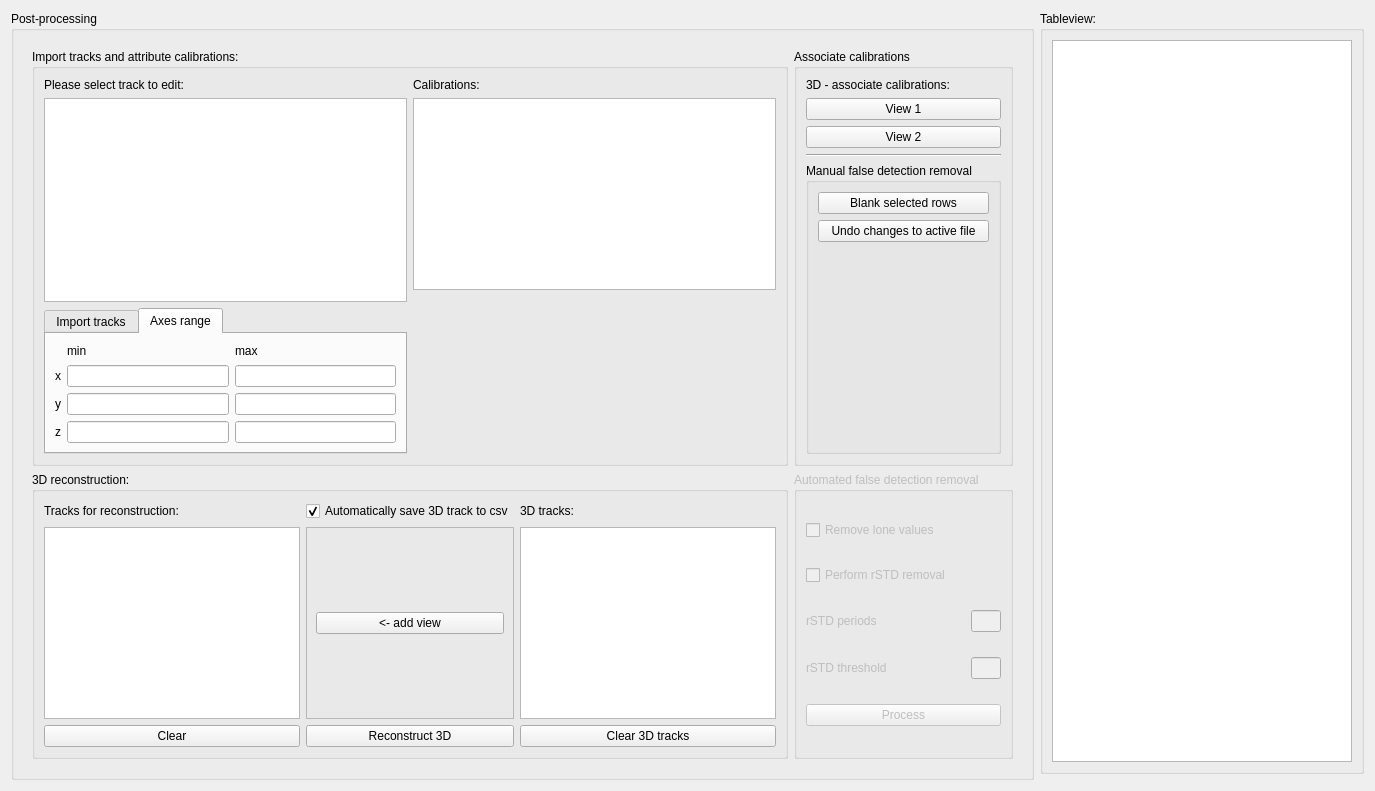
      <widget class="QWidget" name="tab_5">
       <attribute name="title">
        <string>Processing</string>
       </attribute>
       <layout class="QGridLayout" name="gridLayout_14">
        <item row="0" column="1">
         <widget class="QGroupBox" name="groupBox_5">
          <property name="title">
           <string>Tableview:</string>
          </property>
          <layout class="QVBoxLayout" name="verticalLayout_2">
           <item>
            <widget class="QTableView" name="pp_TV">
             <property name="minimumSize">
              <size>
               <width>300</width>
               <height>0</height>
              </size>
             </property>
            </widget>
           </item>
          </layout>
         </widget>
        </item>
        <item row="0" column="0" rowspan="2">
         <widget class="QGroupBox" name="groupBox_9">
          <property name="enabled">
           <bool>true</bool>
          </property>
          <property name="title">
           <string>Post-processing</string>
          </property>
          <layout class="QVBoxLayout" name="verticalLayout_4">
           <item>
            <widget class="QWidget" name="widget_2" native="true">
             <property name="enabled">
              <bool>true</bool>
             </property>
             <layout class="QGridLayout" name="gridLayout_10">
              <item row="0" column="3">
               <widget class="QGroupBox" name="groupBox_10">
                <property name="title">
                 <string>Associate calibrations</string>
                </property>
                <layout class="QVBoxLayout" name="verticalLayout_5">
                 <item>
                  <widget class="QLabel" name="label_3">
                   <property name="text">
                    <string>3D - associate calibrations:</string>
                   </property>
                  </widget>
                 </item>
                 <item>
                  <widget class="QPushButton" name="calView1_3D_select_B">
                   <property name="text">
                    <string>View 1</string>
                   </property>
                  </widget>
                 </item>
                 <item>
                  <widget class="QPushButton" name="calView2_3D_select_B">
                   <property name="text">
                    <string>View 2</string>
                   </property>
                  </widget>
                 </item>
                 <item>
                  <widget class="Line" name="line_2">
                   <property name="orientation">
                    <enum>Qt::Horizontal</enum>
                   </property>
                  </widget>
                 </item>
                 <item>
                  <widget class="QGroupBox" name="groupBox_15">
                   <property name="title">
                    <string>Manual false detection removal</string>
                   </property>
                   <layout class="QGridLayout" name="gridLayout_16">
                    <item row="0" column="1">
                     <widget class="QPushButton" name="ppBlank_B">
                      <property name="toolTip">
                       <string>Removed erroneous data from selected rows in the table.</string>
                      </property>
                      <property name="text">
                       <string>Blank selected rows</string>
                      </property>
                     </widget>
                    </item>
                    <item row="1" column="1">
                     <widget class="QPushButton" name="ppUndo_B">
                      <property name="toolTip">
                       <string>Reverts active track back to its orginal state.</string>
                      </property>
                      <property name="text">
                       <string>Undo changes to active file</string>
                      </property>
                     </widget>
                    </item>
                    <item row="2" column="1">
                     <spacer name="verticalSpacer_3">
                      <property name="orientation">
                       <enum>Qt::Vertical</enum>
                      </property>
                      <property name="sizeHint" stdset="0">
                       <size>
                        <width>20</width>
                        <height>40</height>
                       </size>
                      </property>
                     </spacer>
                    </item>
                   </layout>
                  </widget>
                 </item>
                </layout>
               </widget>
              </item>
              <item row="0" column="0" colspan="3">
               <widget class="QGroupBox" name="groupBox_3">
                <property name="title">
                 <string>Import tracks and attribute calibrations:</string>
                </property>
                <layout class="QGridLayout" name="gridLayout_3">
                 <item row="0" column="0">
                  <widget class="QLabel" name="label_4">
                   <property name="text">
                    <string>Please select track to edit:</string>
                   </property>
                  </widget>
                 </item>
                 <item row="1" column="0" rowspan="3">
                  <widget class="QListWidget" name="csvList_LW">
                   <property name="toolTip">
                    <string>Selected item in list is the active file for post-processing. Make sure cameras appear in list in ascending order (i.e. first, second, third camera going upstream).</string>
                   </property>
                  </widget>
                 </item>
                 <item row="1" column="1">
                  <widget class="QListWidget" name="cal3D_LW2"/>
                 </item>
                 <item row="0" column="1">
                  <widget class="QLabel" name="label_34">
                   <property name="text">
                    <string>Calibrations:</string>
                   </property>
                  </widget>
                 </item>
                 <item row="4" column="0">
                  <widget class="QTabWidget" name="tabWidget_3">
                   <property name="currentIndex">
                    <number>1</number>
                   </property>
                   <widget class="QWidget" name="tab_4">
                    <attribute name="title">
                     <string>Import tracks</string>
                    </attribute>
                    <layout class="QFormLayout" name="formLayout">
                     <item row="0" column="0">
                      <widget class="QPushButton" name="ppFileOpen_B">
                       <property name="toolTip">
                        <string>Select all file for post-processing a single trajectory.</string>
                       </property>
                       <property name="text">
                        <string>Load tracks ...</string>
                       </property>
                      </widget>
                     </item>
                     <item row="0" column="1">
                      <widget class="QCheckBox" name="show2Dplot_B">
                       <property name="text">
                        <string>Show plot when selected</string>
                       </property>
                       <property name="checked">
                        <bool>true</bool>
                       </property>
                      </widget>
                     </item>
                     <item row="1" column="0">
                      <widget class="QPushButton" name="ppClearList_B">
                       <property name="toolTip">
                        <string>Unload all previously loaded tracks</string>
                       </property>
                       <property name="text">
                        <string>Clear track list</string>
                       </property>
                      </widget>
                     </item>
                    </layout>
                   </widget>
                   <widget class="QWidget" name="tab_7">
                    <attribute name="title">
                     <string>Axes range</string>
                    </attribute>
                    <layout class="QGridLayout" name="gridLayout_19">
                     <item row="3" column="0">
                      <widget class="QLabel" name="label_23">
                       <property name="text">
                        <string>z</string>
                       </property>
                      </widget>
                     </item>
                     <item row="0" column="1">
                      <widget class="QLabel" name="label_26">
                       <property name="text">
                        <string>min</string>
                       </property>
                      </widget>
                     </item>
                     <item row="1" column="0">
                      <widget class="QLabel" name="label_17">
                       <property name="text">
                        <string>x</string>
                       </property>
                      </widget>
                     </item>
                     <item row="2" column="0">
                      <widget class="QLabel" name="label_22">
                       <property name="text">
                        <string>y</string>
                       </property>
                      </widget>
                     </item>
                     <item row="0" column="2">
                      <widget class="QLabel" name="label_27">
                       <property name="text">
                        <string>max</string>
                       </property>
                      </widget>
                     </item>
                     <item row="1" column="1">
                      <widget class="QLineEdit" name="xmin_le"/>
                     </item>
                     <item row="1" column="2">
                      <widget class="QLineEdit" name="xmax_le"/>
                     </item>
                     <item row="2" column="1">
                      <widget class="QLineEdit" name="ymin_le"/>
                     </item>
                     <item row="2" column="2">
                      <widget class="QLineEdit" name="ymax_le"/>
                     </item>
                     <item row="3" column="1">
                      <widget class="QLineEdit" name="zmin_le"/>
                     </item>
                     <item row="3" column="2">
                      <widget class="QLineEdit" name="zmax_le"/>
                     </item>
                    </layout>
                   </widget>
                  </widget>
                 </item>
                </layout>
               </widget>
              </item>
              <item row="1" column="0" colspan="3">
               <widget class="QGroupBox" name="groupBox_24">
                <property name="title">
                 <string>3D reconstruction:</string>
                </property>
                <layout class="QGridLayout" name="gridLayout_33">
                 <item row="1" column="1">
                  <widget class="QFrame" name="frame_2">
                   <property name="frameShape">
                    <enum>QFrame::StyledPanel</enum>
                   </property>
                   <property name="frameShadow">
                    <enum>QFrame::Raised</enum>
                   </property>
                   <layout class="QGridLayout" name="gridLayout_34">
                    <item row="2" column="0">
                     <widget class="QPushButton" name="addView_3D_b">
                      <property name="toolTip">
                       <string>Add only one latLong track</string>
                      </property>
                      <property name="text">
                       <string>&lt;- add view</string>
                      </property>
                     </widget>
                    </item>
                   </layout>
                  </widget>
                 </item>
                 <item row="0" column="2">
                  <widget class="QLabel" name="label_33">
                   <property name="text">
                    <string>3D tracks:</string>
                   </property>
                  </widget>
                 </item>
                 <item row="0" column="0">
                  <widget class="QLabel" name="label_32">
                   <property name="text">
                    <string>Tracks for reconstruction:</string>
                   </property>
                  </widget>
                 </item>
                 <item row="1" column="0">
                  <widget class="QListWidget" name="reconstruct3D_LW"/>
                 </item>
                 <item row="2" column="0">
                  <widget class="QPushButton" name="clear_reconst3D_LW_b">
                   <property name="toolTip">
                    <string>Clear tracks for reconstructions</string>
                   </property>
                   <property name="text">
                    <string>Clear</string>
                   </property>
                  </widget>
                 </item>
                 <item row="2" column="2">
                  <widget class="QPushButton" name="cleartracks3DLW_b">
                   <property name="text">
                    <string>Clear 3D tracks</string>
                   </property>
                  </widget>
                 </item>
                 <item row="2" column="1">
                  <widget class="QPushButton" name="reconstruct_3D_b">
                   <property name="text">
                    <string>Reconstruct 3D</string>
                   </property>
                  </widget>
                 </item>
                 <item row="0" column="1">
                  <widget class="QCheckBox" name="save_3D_track_cb">
                   <property name="text">
                    <string>Automatically save 3D track to csv</string>
                   </property>
                   <property name="checked">
                    <bool>true</bool>
                   </property>
                  </widget>
                 </item>
                 <item row="1" column="2">
                  <widget class="QListWidget" name="tracks3D_LW"/>
                 </item>
                </layout>
               </widget>
              </item>
              <item row="1" column="3">
               <widget class="QGroupBox" name="groupBox_16">
                <property name="enabled">
                 <bool>false</bool>
                </property>
                <property name="title">
                 <string>Automated false detection removal</string>
                </property>
                <layout class="QGridLayout" name="gridLayout_15">
                 <item row="0" column="0">
                  <widget class="QCheckBox" name="removelonersCheckBox_2">
                   <property name="text">
                    <string>Remove lone values</string>
                   </property>
                  </widget>
                 </item>
                 <item row="1" column="0">
                  <widget class="QCheckBox" name="rSTDCheckBox_2">
                   <property name="text">
                    <string>Perform rSTD removal</string>
                   </property>
                  </widget>
                 </item>
                 <item row="2" column="0">
                  <widget class="QLabel" name="label_24">
                   <property name="text">
                    <string>rSTD periods</string>
                   </property>
                  </widget>
                 </item>
                 <item row="2" column="1">
                  <widget class="QLineEdit" name="rstd_periods_LineEdit_2">
                   <property name="sizePolicy">
                    <sizepolicy hsizetype="Fixed" vsizetype="Fixed">
                     <horstretch>0</horstretch>
                     <verstretch>0</verstretch>
                    </sizepolicy>
                   </property>
                   <property name="maximumSize">
                    <size>
                     <width>30</width>
                     <height>16777215</height>
                    </size>
                   </property>
                  </widget>
                 </item>
                 <item row="3" column="0">
                  <widget class="QLabel" name="label_25">
                   <property name="text">
                    <string>rSTD threshold</string>
                   </property>
                  </widget>
                 </item>
                 <item row="3" column="1">
                  <widget class="QLineEdit" name="rstd_threshold_LineEdit_2">
                   <property name="sizePolicy">
                    <sizepolicy hsizetype="Fixed" vsizetype="Fixed">
                     <horstretch>0</horstretch>
                     <verstretch>0</verstretch>
                    </sizepolicy>
                   </property>
                   <property name="maximumSize">
                    <size>
                     <width>30</width>
                     <height>16777215</height>
                    </size>
                   </property>
                  </widget>
                 </item>
                 <item row="4" column="0" colspan="2">
                  <widget class="QPushButton" name="ppExecute_B">
                   <property name="text">
                    <string>Process</string>
                   </property>
                  </widget>
                 </item>
                </layout>
               </widget>
              </item>
             </layout>
            </widget>
           </item>
          </layout>
         </widget>
        </item>
       </layout>
      </widget>
